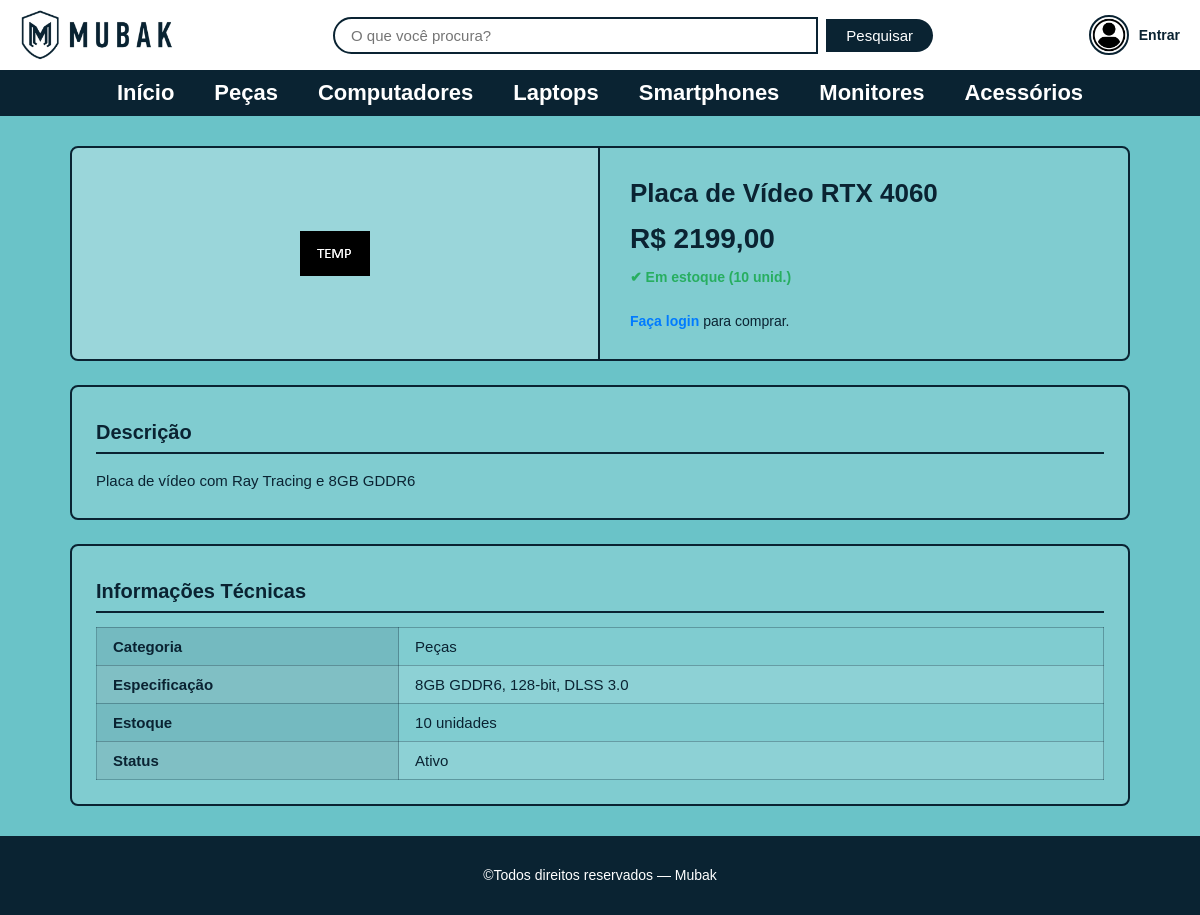
Before: /produto/1 with the older database file.
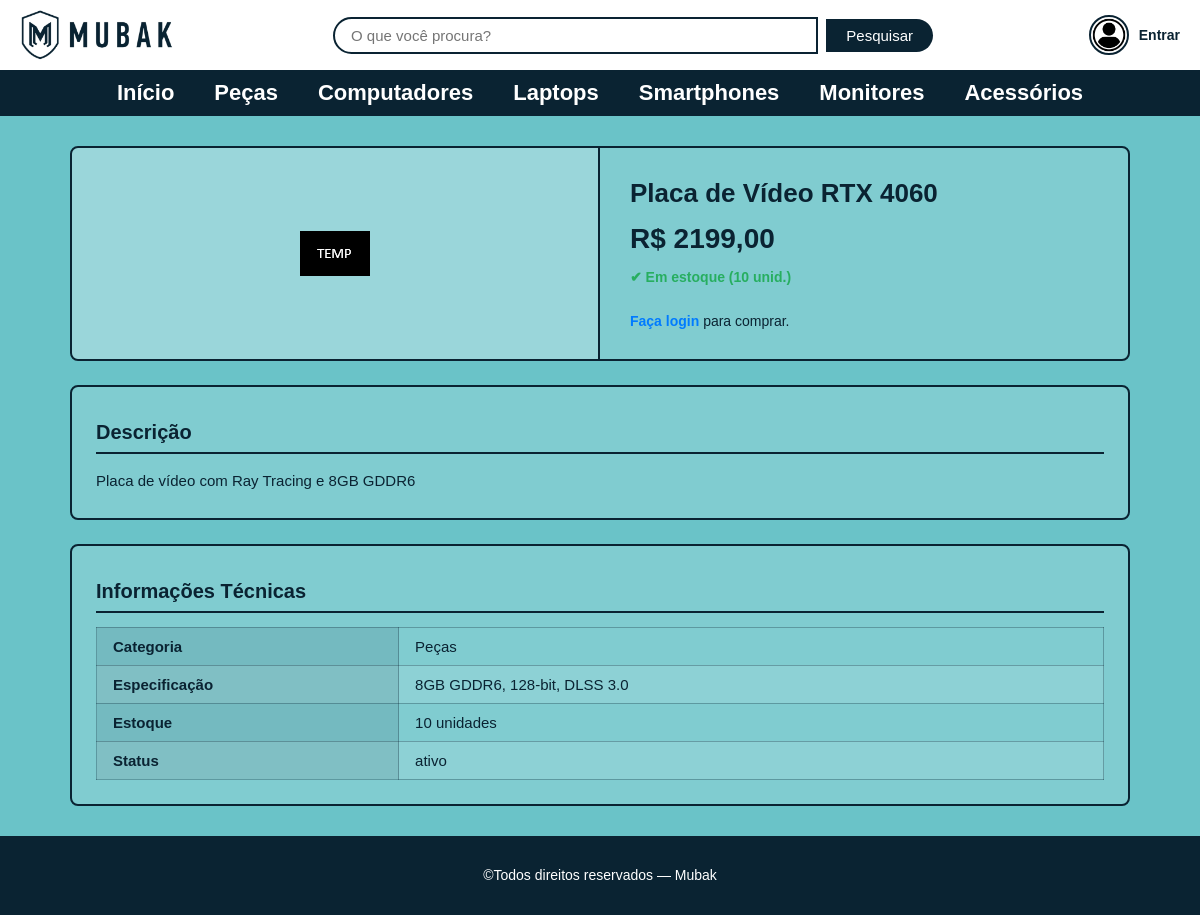
After: the same page with the newer database file.
### tables this page shows
CREATE TABLE produto(
            id_produto INTEGER PRIMARY KEY AUTOINCREMENT NOT NULL,
            nome varchar(50) NOT NULL,
            descricao varchar(100) NOT NULL,
            especificacao_tecnica varchar(100) NOT NULL,
            preco float NOT NULL,
            estoque INT NOT NULL,
            status_prod varchar(50) NOT NULL,
            id_categoria INT,
            FOREIGN KEY(id_categoria) REFERENCES categoria(id_categoria)
        );

### routes/produto_routes.py (the view)
@bp.route('/produto/<int:id_produto>')
def produto(id_produto):
    prod = get_produto_por_id(id_produto)
    if not prod:
        return "Produto não encontrado", 404
    imagens = get_imagens_produto(id_produto)
    return render_template('pages/produto.html', produto=prod, imagens=imagens)

### database.py (called while the page is built)
def get_db_connection():
    conn = sqlite3.connect(DATABASE)
    conn.row_factory = sqlite3.Row
    return conn

### models/produto_model.py (called while the page is built)
def get_produto_por_id(id_produto):
    conn = get_db_connection()
    produto = conn.execute(
        """SELECT p.*, c.nome AS categoria_nome
           FROM produto p
           LEFT JOIN categoria c ON p.id_categoria = c.id_categoria
           WHERE p.id_produto=?""",
        (id_produto,)
    ).fetchone()
    conn.close()
    return produto

def get_imagens_produto(id_produto):
    conn = get_db_connection()
    imgs = conn.execute(
        'SELECT * FROM imagem_produto WHERE id_produto=?', (id_produto,)
    ).fetchall()
    conn.close()
    return imgs

### templates/pages/produto.html (shortened to what this page needs)
<!DOCTYPE html>
<html lang="pt-br">
<head>
    <link rel="stylesheet" href="{{ url_for('static', filename='css/reset.css') }}">
    <link rel="stylesheet" href="{{ url_for('static', filename='css/global.css') }}">
    <link rel="stylesheet" href="{{ url_for('static', filename='css/produto.css') }}">
    <link rel="stylesheet" href="{{ url_for('static', filename='css/responsive.css') }}">
</head>
<body>
    {% include 'partials/header.html' %}
    <main>
        <div class="produto_detalhe_container">
            <div class="produto_detalhe_topo">
                <div class="produto_detalhe_imagem">
                    {% if imagens %}
                    <img id="produto-img"
                         src="{{ url_for('static', filename='uploads/' + imagens[0].imagem) }}"
                         alt="{{ produto.nome }}">
                    {% else %}
                    <img id="produto-img"
                         src="{{ url_for('static', filename='images/temp.png') }}"
                         alt="{{ produto.nome }}">
                    {% endif %}
                </div>
                <div class="produto_detalhe_info_principal">
                    <h1 class="produto_nome">{{ produto.nome }}</h1>
                    <p class="produto_preco_detalhe">
                        R$ {{ "%.2f"|format(produto.preco)|replace(".", ",") }}
                    </p>
                    {% if produto.estoque > 0 %}
                    <p class="produto_disponibilidade">✔ Em estoque ({{ produto.estoque }} unid.)</p>
                    {% else %}
                    <p class="produto_sem_estoque">✖ Fora de estoque</p>
                    {% endif %}
                    {% if session.user_id and produto.estoque > 0 %}
                    <form method="POST"
                          action="{{ url_for('carrinho.adicionar', id_produto=produto.id_produto) }}">
                        <div class="produto_quantidade">
                            <label for="quantidade">Quantidade:</label>
                            <input type="number" id="quantidade" name="quantidade"
                                   value="1" min="1" max="{{ produto.estoque }}">
                        </div>
                        <div class="produto_botoes">
                            <button type="submit" class="btn_carrinho">Adicionar ao Carrinho</button>
                        </div>
                    </form>
                    {% elif not session.user_id %}
                    <p class="produto_login_aviso">
                        <a href="{{ url_for('auth.login') }}">Faça login</a> para comprar.
                    </p>
                    {% endif %}
                </div>
            </div>
            <div class="produto_detalhe_descricao">
                <h2>Descrição</h2>
                <p>{{ produto.descricao }}</p>
            </div>
            <div class="produto_detalhe_tecnico">
                <h2>Informações Técnicas</h2>
                <table class="tabela_tecnica">
                    <tr><th>Categoria</th><td>{{ produto.categoria_nome or '—' }}</td></tr>
                    <tr><th>Especificação</th><td>{{ produto.especificacao_tecnica or '—' }}</td></tr>
                    <tr><th>Estoque</th><td>{{ produto.estoque }} unidades</td></tr>
                    <tr><th>Status</th><td>{{ produto.status_prod }}</td></tr>
                </table>
            </div>
        </div>
    </main>
    {% include 'partials/footer.html' %}
</body>
</html>

Changed rows visible on the page:
changed produto "Placa de Vídeo RTX 4060": status_prod "Ativo" → "ativo"
